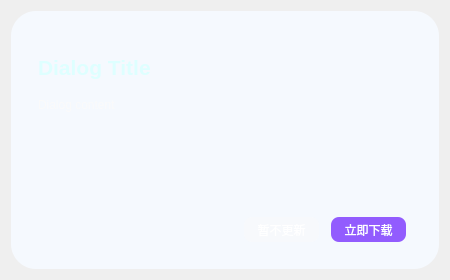
<?xml version="1.0" encoding="UTF-8"?>
<ui version="4.0">
 <class>Dialog</class>
 <widget class="QDialog" name="Dialog">
  <property name="geometry">
   <rect>
    <x>0</x>
    <y>0</y>
    <width>450</width>
    <height>280</height>
   </rect>
  </property>
  <property name="windowTitle">
   <string>Dialog</string>
  </property>
  <layout class="QVBoxLayout" name="verticalLayout">
   <item>
    <widget class="QFrame" name="frame">
     <property name="styleSheet">
      <string notr="true">QFrame#frame{
background-color: rgb(245, 249, 254);
border-radius:25px;
}</string>
     </property>
     <property name="frameShape">
      <enum>QFrame::StyledPanel</enum>
     </property>
     <property name="frameShadow">
      <enum>QFrame::Raised</enum>
     </property>
     <layout class="QHBoxLayout" name="horizontalLayout_7" stretch="4">
      <property name="spacing">
       <number>12</number>
      </property>
      <property name="leftMargin">
       <number>0</number>
      </property>
      <property name="topMargin">
       <number>0</number>
      </property>
      <property name="rightMargin">
       <number>0</number>
      </property>
      <property name="bottomMargin">
       <number>0</number>
      </property>
      <item>
       <layout class="QVBoxLayout" name="verticalLayout_6" stretch="9">
        <property name="spacing">
         <number>0</number>
        </property>
        <property name="leftMargin">
         <number>9</number>
        </property>
        <property name="topMargin">
         <number>9</number>
        </property>
        <property name="rightMargin">
         <number>9</number>
        </property>
        <property name="bottomMargin">
         <number>9</number>
        </property>
        <item>
         <widget class="QWidget" name="widget_3" native="true">
          <property name="minimumSize">
           <size>
            <width>0</width>
            <height>0</height>
           </size>
          </property>
          <property name="maximumSize">
           <size>
            <width>16777215</width>
            <height>16777215</height>
           </size>
          </property>
          <property name="styleSheet">
           <string notr="true">.QWidget{
background-color: qlineargradient(x1:0, y1:0, x2:0, y2:1,
                                  stop:0 rgb(105, 27, 253), 
                                  stop:1 rgb(200, 160, 240));
border-radius:16px;
color: rgb(255, 255, 255);
}

</string>
          </property>
          <layout class="QHBoxLayout" name="horizontalLayout_5" stretch="5">
           <property name="spacing">
            <number>18</number>
           </property>
           <property name="leftMargin">
            <number>18</number>
           </property>
           <property name="topMargin">
            <number>18</number>
           </property>
           <property name="rightMargin">
            <number>18</number>
           </property>
           <property name="bottomMargin">
            <number>18</number>
           </property>
           <item>
            <layout class="QHBoxLayout" name="horizontalLayout_4">
             <item>
              <layout class="QVBoxLayout" name="verticalLayout_5" stretch="1,2,1">
               <property name="spacing">
                <number>2</number>
               </property>
               <item>
                <widget class="QLabel" name="label_title">
                 <property name="font">
                  <font>
                   <pointsize>16</pointsize>
                   <bold>true</bold>
                  </font>
                 </property>
                 <property name="styleSheet">
                  <string notr="true">color: rgba(222, 255, 255, 255)</string>
                 </property>
                 <property name="text">
                  <string>Dialog Title</string>
                 </property>
                </widget>
               </item>
               <item>
                <widget class="QLabel" name="label_content">
                 <property name="font">
                  <font>
                   <bold>false</bold>
                  </font>
                 </property>
                 <property name="styleSheet">
                  <string notr="true">color: rgb(250, 250, 250)</string>
                 </property>
                 <property name="text">
                  <string>Dialog content</string>
                 </property>
                 <property name="alignment">
                  <set>Qt::AlignLeading|Qt::AlignLeft|Qt::AlignTop</set>
                 </property>
                </widget>
               </item>
               <item>
                <layout class="QHBoxLayout" name="horizontalLayout">
                 <property name="spacing">
                  <number>12</number>
                 </property>
                 <property name="rightMargin">
                  <number>6</number>
                 </property>
                 <item>
                  <spacer name="horizontalSpacer_2">
                   <property name="orientation">
                    <enum>Qt::Horizontal</enum>
                   </property>
                   <property name="sizeHint" stdset="0">
                    <size>
                     <width>40</width>
                     <height>20</height>
                    </size>
                   </property>
                  </spacer>
                 </item>
                 <item>
                  <widget class="QPushButton" name="pushButton_cancel">
                   <property name="minimumSize">
                    <size>
                     <width>75</width>
                     <height>25</height>
                    </size>
                   </property>
                   <property name="maximumSize">
                    <size>
                     <width>75</width>
                     <height>25</height>
                    </size>
                   </property>
                   <property name="styleSheet">
                    <string notr="true">QPushButton {
    background-color: rgba(250, 250, 250, 100);
    color: white;
    border: none;
    border-radius: 8px;
    font-family: 'Microsoft YaHei';
    font-size: 12px;
}

QPushButton:hover {
    background-color: rgba(250, 250, 250,130);
}

QPushButton:pressed {
    background-color: rgba(250, 250, 250,180);
}</string>
                   </property>
                   <property name="text">
                    <string>暂不更新</string>
                   </property>
                  </widget>
                 </item>
                 <item>
                  <widget class="QPushButton" name="pushButton_download">
                   <property name="minimumSize">
                    <size>
                     <width>75</width>
                     <height>25</height>
                    </size>
                   </property>
                   <property name="maximumSize">
                    <size>
                     <width>75</width>
                     <height>25</height>
                    </size>
                   </property>
                   <property name="styleSheet">
                    <string notr="true">QPushButton {
    background-color: rgba(105, 27, 253, 180);
    color: white;
    border: none;
    border-radius: 8px;
    font-family: 'Microsoft YaHei';
    font-size: 12px;
}

QPushButton:hover {
    background-color: rgba(105, 27, 253, 120);
}

QPushButton:pressed {
    background-color: rgba(105, 27, 253, 250);
}</string>
                   </property>
                   <property name="text">
                    <string>立即下载</string>
                   </property>
                  </widget>
                 </item>
                </layout>
               </item>
              </layout>
             </item>
            </layout>
           </item>
          </layout>
         </widget>
        </item>
       </layout>
      </item>
     </layout>
    </widget>
   </item>
  </layout>
 </widget>
 <connections/>
</ui>
